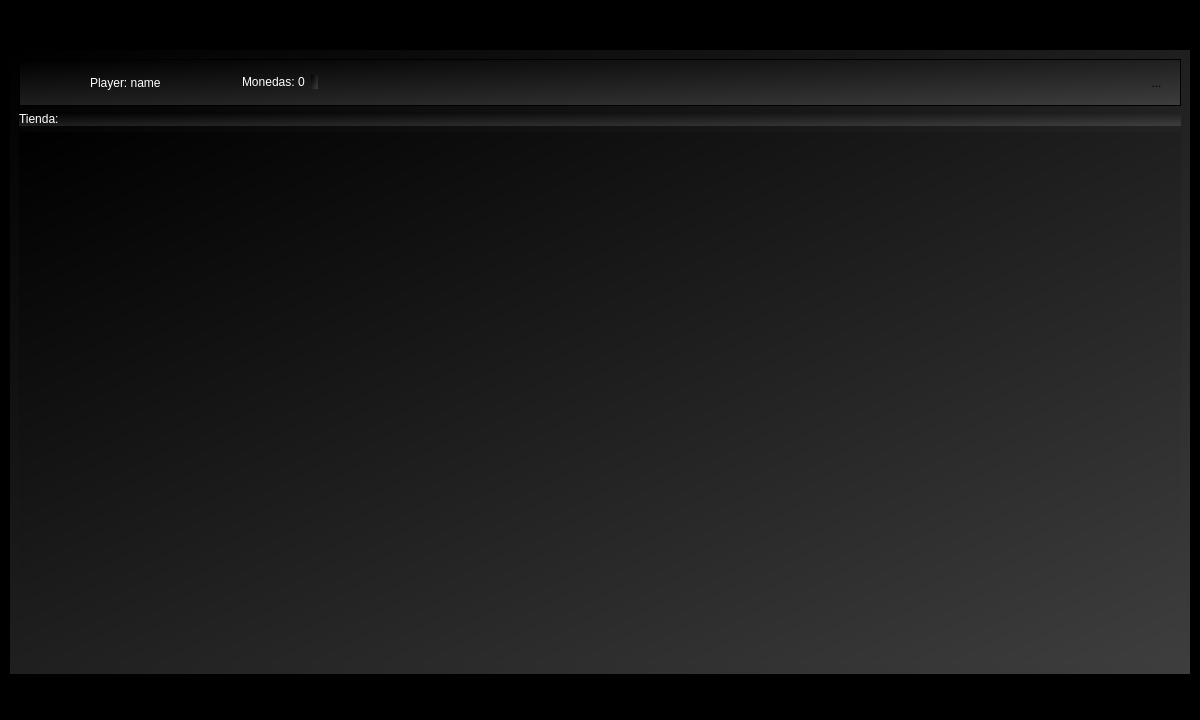
<?xml version="1.0" encoding="UTF-8"?>
<ui version="4.0">
 <class>MainWindow</class>
 <widget class="QMainWindow" name="MainWindow">
  <property name="geometry">
   <rect>
    <x>0</x>
    <y>0</y>
    <width>1200</width>
    <height>720</height>
   </rect>
  </property>
  <property name="sizePolicy">
   <sizepolicy hsizetype="Fixed" vsizetype="Fixed">
    <horstretch>0</horstretch>
    <verstretch>0</verstretch>
   </sizepolicy>
  </property>
  <property name="minimumSize">
   <size>
    <width>640</width>
    <height>480</height>
   </size>
  </property>
  <property name="baseSize">
   <size>
    <width>640</width>
    <height>480</height>
   </size>
  </property>
  <property name="windowTitle">
   <string>MainWindow</string>
  </property>
  <property name="styleSheet">
   <string notr="true">background-color: rgb(0, 0, 0);</string>
  </property>
  <widget class="QWidget" name="centralwidget">
   <property name="sizePolicy">
    <sizepolicy hsizetype="Expanding" vsizetype="Expanding">
     <horstretch>0</horstretch>
     <verstretch>0</verstretch>
    </sizepolicy>
   </property>
   <layout class="QVBoxLayout" name="verticalLayout">
    <item>
     <spacer name="verticalSpacer_6">
      <property name="orientation">
       <enum>Qt::Orientation::Vertical</enum>
      </property>
      <property name="sizeHint" stdset="0">
       <size>
        <width>20</width>
        <height>40</height>
       </size>
      </property>
     </spacer>
    </item>
    <item>
     <widget class="QFrame" name="framecentral">
      <property name="sizePolicy">
       <sizepolicy hsizetype="Minimum" vsizetype="Minimum">
        <horstretch>7</horstretch>
        <verstretch>9</verstretch>
       </sizepolicy>
      </property>
      <property name="minimumSize">
       <size>
        <width>857</width>
        <height>395</height>
       </size>
      </property>
      <property name="sizeIncrement">
       <size>
        <width>0</width>
        <height>53</height>
       </size>
      </property>
      <property name="baseSize">
       <size>
        <width>0</width>
        <height>15</height>
       </size>
      </property>
      <property name="styleSheet">
       <string notr="true">background-color: qlineargradient(spread:pad, x1:0, y1:0, x2:1, y2:1, stop:0 rgba(0, 0, 0, 255), stop:1 rgba(62, 62, 62, 255));</string>
      </property>
      <property name="frameShape">
       <enum>QFrame::Shape::StyledPanel</enum>
      </property>
      <property name="frameShadow">
       <enum>QFrame::Shadow::Raised</enum>
      </property>
      <layout class="QGridLayout" name="gridLayout_3">
       <item row="3" column="0">
        <widget class="QScrollArea" name="layout_shop">
         <property name="styleSheet">
          <string notr="true">/* Estilo general para el área de scroll */
QScrollArea {
    border: none;
    background-color: transparent;
}

/* Barra de desplazamiento vertical */
QScrollBar:vertical {
    border: none;
    background: #121212; /* Fondo de la barra */
    width: 10px;
    margin: 0px 0px 0px 0px;
    border-radius: 5px;
}

/* El &quot;tirador&quot; (la parte que se mueve) */
QScrollBar::handle:vertical {
    background: #444; /* Color gris oscuro por defecto */
    min-height: 30px;
    border-radius: 5px;
}

/* Color cuando pasas el mouse por encima (Celeste Neon) */
QScrollBar::handle:vertical:hover {
    background: #00d2ff; 
}

/* Color cuando lo estás arrastrando */
QScrollBar::handle:vertical:pressed {
    background: #00a0c4;
}

/* Eliminar las flechas de arriba y abajo */
QScrollBar::add-line:vertical, QScrollBar::sub-line:vertical {
    border: none;
    background: none;
    height: 0px;
}

/* Eliminar el fondo que queda arriba y abajo del tirador */
QScrollBar::add-page:vertical, QScrollBar::sub-page:vertical {
    background: none;
}

/* Opcional: Si también usas scroll horizontal */
QScrollBar:horizontal {
    border: none;
    background: #121212;
    height: 10px;
    border-radius: 5px;
}

QScrollBar::handle:horizontal {
    background: #444;
    border-radius: 5px;
}

QScrollBar::handle:horizontal:hover {
    background: #00d2ff;
}</string>
         </property>
         <property name="widgetResizable">
          <bool>true</bool>
         </property>
         <widget class="QWidget" name="layout_shopp">
          <property name="geometry">
           <rect>
            <x>0</x>
            <y>0</y>
            <width>1162</width>
            <height>486</height>
           </rect>
          </property>
         </widget>
        </widget>
       </item>
       <item row="1" column="0">
        <widget class="QFrame" name="frame3">
         <property name="frameShape">
          <enum>QFrame::Shape::StyledPanel</enum>
         </property>
         <property name="frameShadow">
          <enum>QFrame::Shadow::Raised</enum>
         </property>
         <layout class="QHBoxLayout" name="horizontalLayout">
          <item>
           <spacer name="horizontalSpacer_2">
            <property name="orientation">
             <enum>Qt::Orientation::Horizontal</enum>
            </property>
            <property name="sizeType">
             <enum>QSizePolicy::Policy::Fixed</enum>
            </property>
            <property name="sizeHint" stdset="0">
             <size>
              <width>61</width>
              <height>20</height>
             </size>
            </property>
           </spacer>
          </item>
          <item>
           <widget class="QLabel" name="label_player_name">
            <property name="sizePolicy">
             <sizepolicy hsizetype="Fixed" vsizetype="Minimum">
              <horstretch>0</horstretch>
              <verstretch>0</verstretch>
             </sizepolicy>
            </property>
            <property name="styleSheet">
             <string notr="true">color: rgb(255, 255, 255);
font: 14pt &quot;Mojangles&quot;;
background-color: transparent; border: none</string>
            </property>
            <property name="text">
             <string>Player: name</string>
            </property>
           </widget>
          </item>
          <item>
           <spacer name="horizontalSpacer_3">
            <property name="orientation">
             <enum>Qt::Orientation::Horizontal</enum>
            </property>
            <property name="sizeType">
             <enum>QSizePolicy::Policy::Fixed</enum>
            </property>
            <property name="sizeHint" stdset="0">
             <size>
              <width>75</width>
              <height>20</height>
             </size>
            </property>
           </spacer>
          </item>
          <item>
           <widget class="QLabel" name="label_money">
            <property name="sizePolicy">
             <sizepolicy hsizetype="Fixed" vsizetype="Fixed">
              <horstretch>0</horstretch>
              <verstretch>0</verstretch>
             </sizepolicy>
            </property>
            <property name="styleSheet">
             <string notr="true">color: rgb(255, 255, 255);
font: 14pt &quot;Mojangles&quot;;
background-color: transparent; border: none</string>
            </property>
            <property name="text">
             <string>Monedas: 0</string>
            </property>
           </widget>
          </item>
          <item>
           <widget class="QLabel" name="label_img_monedas">
            <property name="sizePolicy">
             <sizepolicy hsizetype="Fixed" vsizetype="Fixed">
              <horstretch>0</horstretch>
              <verstretch>0</verstretch>
             </sizepolicy>
            </property>
            <property name="text">
             <string/>
            </property>
           </widget>
          </item>
          <item>
           <spacer name="horizontalSpacer">
            <property name="orientation">
             <enum>Qt::Orientation::Horizontal</enum>
            </property>
            <property name="sizeHint" stdset="0">
             <size>
              <width>40</width>
              <height>20</height>
             </size>
            </property>
           </spacer>
          </item>
          <item>
           <widget class="QToolButton" name="btn_menu">
            <property name="styleSheet">
             <string notr="true">QToolButton {
    border: none;
    background: transparent;
    padding: 5px;
}
QToolButton:hover {
    background-color: rgba(255, 255, 255, 30);
    border-radius: 5px;
}
QToolButton:pressed {
    background-color: rgba(255, 255, 255, 50);
}
/* Agrega esto para asegurar que no salga la flecha de menú */
QToolButton::menu-indicator {
    image: none;
}</string>
            </property>
            <property name="text">
             <string>...</string>
            </property>
           </widget>
          </item>
         </layout>
        </widget>
       </item>
       <item row="2" column="0">
        <widget class="QLabel" name="label">
         <property name="styleSheet">
          <string notr="true">color: rgb(255, 255, 255);
font: 10pt &quot;Michroma&quot;;</string>
         </property>
         <property name="text">
          <string>Tienda:</string>
         </property>
        </widget>
       </item>
      </layout>
     </widget>
    </item>
    <item>
     <layout class="QGridLayout" name="gridLayout"/>
    </item>
    <item>
     <spacer name="verticalSpacer_13">
      <property name="orientation">
       <enum>Qt::Orientation::Vertical</enum>
      </property>
      <property name="sizeHint" stdset="0">
       <size>
        <width>9</width>
        <height>14</height>
       </size>
      </property>
     </spacer>
    </item>
   </layout>
  </widget>
  <widget class="QMenuBar" name="menubar">
   <property name="geometry">
    <rect>
     <x>0</x>
     <y>0</y>
     <width>1200</width>
     <height>22</height>
    </rect>
   </property>
  </widget>
  <widget class="QStatusBar" name="statusbar"/>
 </widget>
 <resources/>
 <connections/>
</ui>
